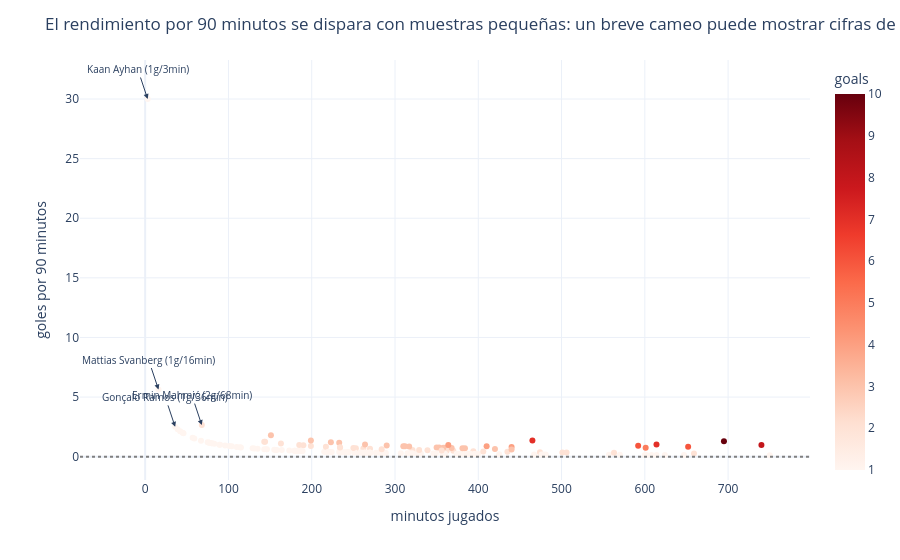

The notebook cell this image was saved under:
### Markdown cell above
## 8. Análisis de inflación de estadísticas por 90 minutos

Las métricas por 90 minutos se calculan dividiendo entre los minutos jugados, por lo que una breve aparición puede disparar sus valores. Un solo gol en pocos minutos puede representar cifras de dos dígitos. El gráfico de dispersión en relación con los minutos muestra que todos los puntos inflados se concentran en el extremo izquierdo. Es preferible utilizar totales o métricas por partido.

### Code cell
sub = played.dropna(subset=["minutes", "goals_per90"]).copy()
sub = sub[sub["goals_per90"] > 0]

fig = px.scatter(
    sub,
    x="minutes",
    y="goals_per90",
    hover_name="player",
    color="goals",
    color_continuous_scale="Reds",
    labels={
        "minutes": "minutos jugados",
        "goals_per90": "goles por 90 minutos"
    }
)

worst = sub.nlargest(4, "goals_per90")

for _, r in worst.iterrows():
    fig.add_annotation(
        x=r["minutes"],
        y=r["goals_per90"],
        text=f"{r['player']} ({int(r['goals'])}g/{int(r['minutes'])}min)",
        showarrow=True,
        arrowhead=2,
        font=dict(size=10)
    )

med = played["goals_per90"].replace([np.inf], np.nan).dropna()

if len(med):
    fig.add_hline(
        y=med.median(),
        line_dash="dot",
        line_color="grey"
    )

fig.update_layout(
    title="El rendimiento por 90 minutos se dispara con muestras pequeñas: un breve cameo puede mostrar cifras de dos dígitos",
    **PLOTLY_KW
)

fig.show()

print("máximo de goles_por_90:", float(played["goals_per90"].max()))

### Figure 1 — Plotly figure (JSON) as saved in the notebook; plotly's stock layout.template omitted (floating-point values rounded to 4 significant figures; data arrays with more than 128 entries replaced by an {"elided": "..."} marker saying what was removed)
{"data": [{"hovertemplate": "<b>%{hovertext}</b><br><br>minutos jugados=%{x}<br>goles por 90 minutos=%{y}<br>goals=%{marker.color}<extra></extra>", "hovertext": {"elided": "179 str values"}, "legendgroup": "", "marker": {"color": {"elided": "179 float values"}, "coloraxis": "coloraxis", "symbol": "circle"}, "mode": "markers", "name": "", "orientation": "v", "showlegend": false, "type": "scatter", "x": {"elided": "179 float values"}, "xaxis": "x", "y": {"elided": "179 float values"}, "yaxis": "y"}], "layout": {"annotations": [{"arrowhead": 2, "font": {"size": 10}, "showarrow": true, "text": "Kaan Ayhan (1g/3min)", "x": 3, "y": 30}, {"arrowhead": 2, "font": {"size": 10}, "showarrow": true, "text": "Mattias Svanberg (1g/16min)", "x": 16, "y": 5.63}, {"arrowhead": 2, "font": {"size": 10}, "showarrow": true, "text": "Ermin Mahmić (2g/68min)", "x": 68, "y": 2.65}, {"arrowhead": 2, "font": {"size": 10}, "showarrow": true, "text": "Gonçalo Ramos (1g/36min)", "x": 36, "y": 2.5}], "coloraxis": {"autocolorscale": false, "colorbar": {"title": {"text": "goals"}}, "colorscale": [[0, "rgb(255,245,240)"], [0.125, "rgb(254,224,210)"], [0.25, "rgb(252,187,161)"], [0.375, "rgb(252,146,114)"], [0.5, "rgb(251,106,74)"], [0.625, "rgb(239,59,44)"], [0.75, "rgb(203,24,29)"], [0.875, "rgb(165,15,21)"], [1, "rgb(103,0,13)"]]}, "legend": {"tracegroupgap": 0}, "margin": {"t": 60}, "shapes": [{"line": {"color": "grey", "dash": "dot"}, "type": "line", "x0": 0, "x1": 1, "xref": "x domain", "y0": 0, "y1": 0, "yref": "y"}], "title": {"text": "El rendimiento por 90 minutos se dispara con muestras pequeñas: un breve cameo puede mostrar cifras de dos dígitos"}, "xaxis": {"anchor": "y", "domain": [0, 1], "title": {"text": "minutos jugados"}}, "yaxis": {"anchor": "x", "domain": [0, 1], "title": {"text": "goles por 90 minutos"}}}}
